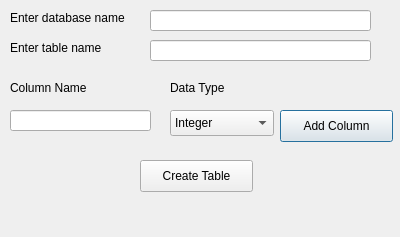
<?xml version="1.0" encoding="UTF-8"?>
<ui version="4.0">
 <class>Dialog</class>
 <widget class="QDialog" name="Dialog">
  <property name="geometry">
   <rect>
    <x>0</x>
    <y>0</y>
    <width>400</width>
    <height>237</height>
   </rect>
  </property>
  <property name="windowTitle">
   <string>Dialog</string>
  </property>
  <widget class="QLabel" name="label">
   <property name="geometry">
    <rect>
     <x>10</x>
     <y>10</y>
     <width>141</width>
     <height>16</height>
    </rect>
   </property>
   <property name="text">
    <string>Enter database name</string>
   </property>
  </widget>
  <widget class="QLabel" name="label_2">
   <property name="geometry">
    <rect>
     <x>10</x>
     <y>40</y>
     <width>131</width>
     <height>16</height>
    </rect>
   </property>
   <property name="text">
    <string>Enter table name</string>
   </property>
  </widget>
  <widget class="QLineEdit" name="lineEditDBName">
   <property name="geometry">
    <rect>
     <x>150</x>
     <y>10</y>
     <width>221</width>
     <height>21</height>
    </rect>
   </property>
  </widget>
  <widget class="QLineEdit" name="lineEditTableName">
   <property name="geometry">
    <rect>
     <x>150</x>
     <y>40</y>
     <width>221</width>
     <height>21</height>
    </rect>
   </property>
  </widget>
  <widget class="QLabel" name="label_3">
   <property name="geometry">
    <rect>
     <x>10</x>
     <y>80</y>
     <width>91</width>
     <height>16</height>
    </rect>
   </property>
   <property name="text">
    <string>Column Name</string>
   </property>
  </widget>
  <widget class="QLabel" name="label_4">
   <property name="geometry">
    <rect>
     <x>170</x>
     <y>80</y>
     <width>71</width>
     <height>16</height>
    </rect>
   </property>
   <property name="text">
    <string>Data Type</string>
   </property>
  </widget>
  <widget class="QLineEdit" name="lineEditColumnName">
   <property name="geometry">
    <rect>
     <x>10</x>
     <y>110</y>
     <width>141</width>
     <height>21</height>
    </rect>
   </property>
  </widget>
  <widget class="QComboBox" name="comboBoxDataType">
   <property name="geometry">
    <rect>
     <x>170</x>
     <y>110</y>
     <width>104</width>
     <height>26</height>
    </rect>
   </property>
   <item>
    <property name="text">
     <string>Integer</string>
    </property>
   </item>
   <item>
    <property name="text">
     <string>Text</string>
    </property>
   </item>
  </widget>
  <widget class="QPushButton" name="pushButtonAddColumn">
   <property name="geometry">
    <rect>
     <x>280</x>
     <y>110</y>
     <width>113</width>
     <height>32</height>
    </rect>
   </property>
   <property name="text">
    <string>Add Column</string>
   </property>
  </widget>
  <widget class="QPushButton" name="pushButtonCreateTable">
   <property name="geometry">
    <rect>
     <x>140</x>
     <y>160</y>
     <width>113</width>
     <height>32</height>
    </rect>
   </property>
   <property name="text">
    <string>Create Table</string>
   </property>
  </widget>
  <widget class="QLabel" name="labelResponse">
   <property name="geometry">
    <rect>
     <x>40</x>
     <y>200</y>
     <width>321</width>
     <height>31</height>
    </rect>
   </property>
   <property name="text">
    <string/>
   </property>
  </widget>
 </widget>
 <resources/>
 <connections/>
</ui>
